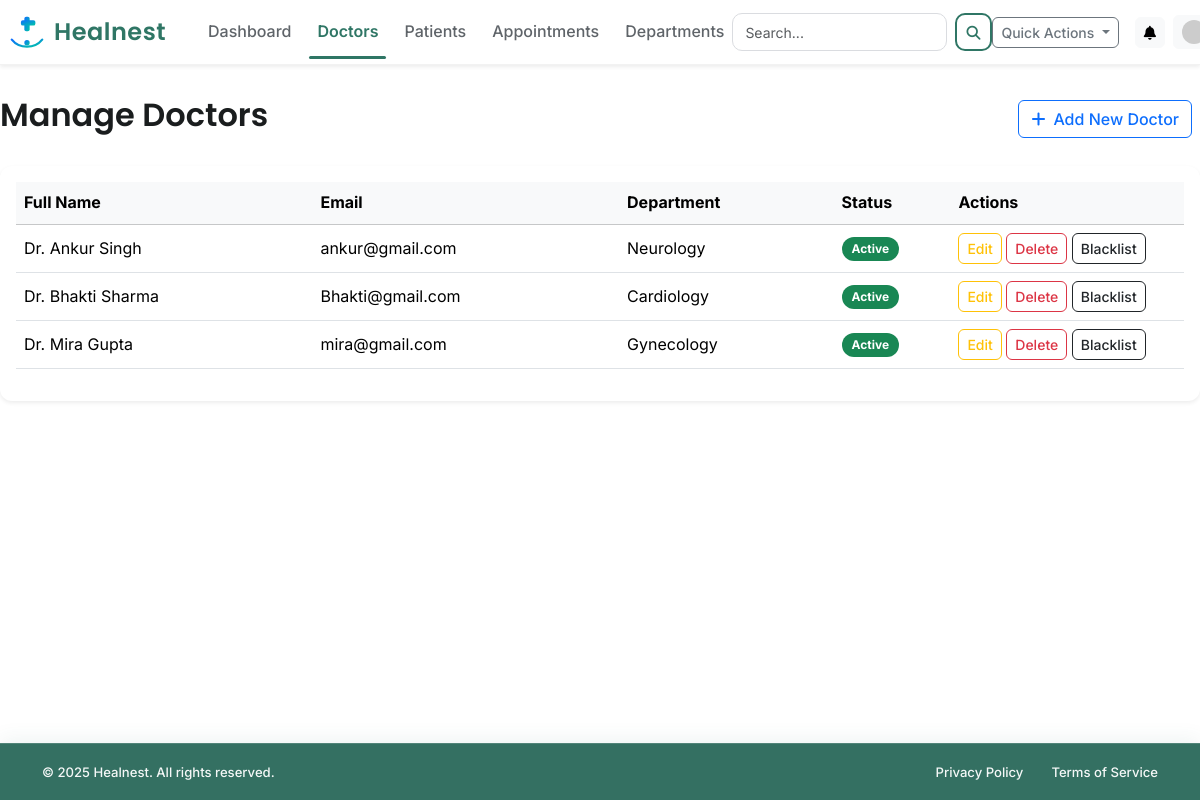
/admin/doctors (signed in), run on an earlier commit of the app's database.
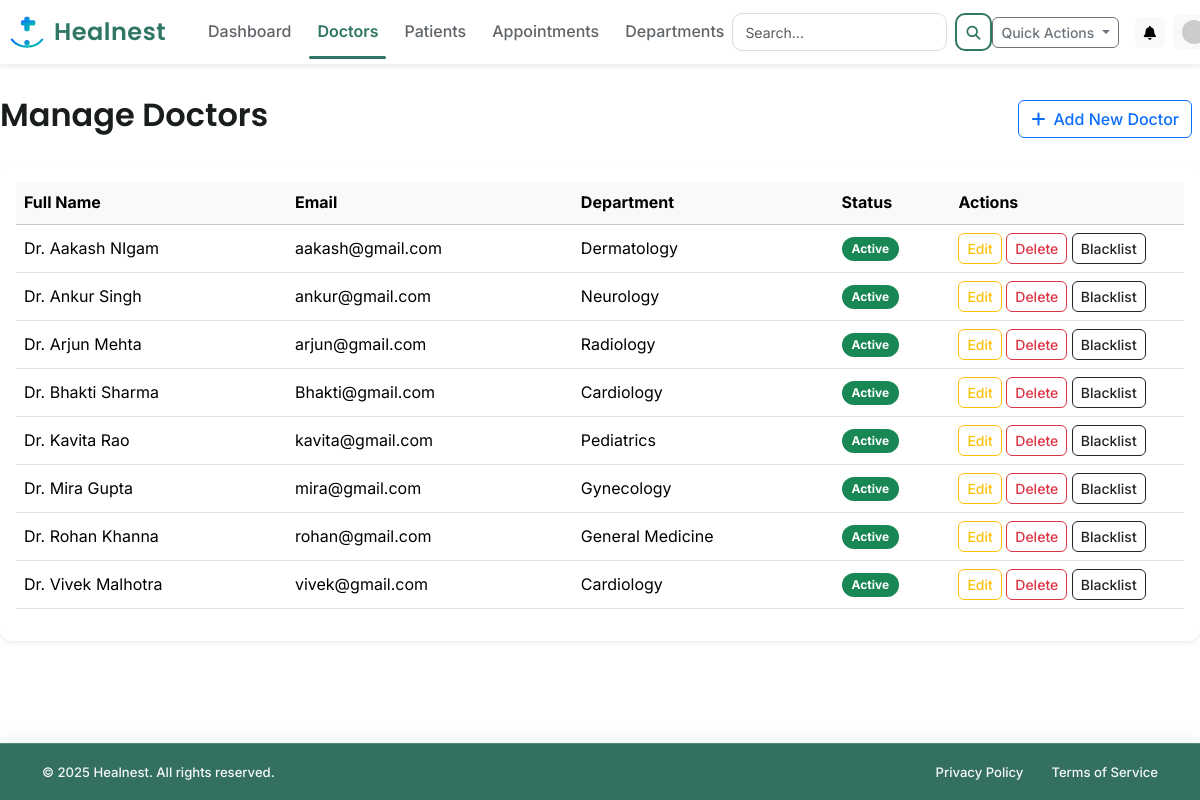
And on a later commit of the database.
### app/models.py (models this page shows, shortened)
class User(db.Model, UserMixin):
    __tablename__ = 'user'
    id = db.Column(db.Integer, primary_key=True)
    email = db.Column(db.String(120), unique=True, nullable=False)
    password_hash = db.Column(db.String(128), nullable=False)
    role = db.Column(db.String(10), nullable=False)  # 'admin', 'doctor', 'patient'
    created_at = db.Column(db.DateTime, default=datetime.utcnow)
    is_active = db.Column(db.Boolean, nullable=False, default=True)
    doctor_profile = db.relationship('DoctorProfile', backref='user', uselist=False, cascade="all, delete-orphan")
    patient_profile = db.relationship('PatientProfile', backref='user', uselist=False, cascade="all, delete-orphan")
    appointments_as_patient = db.relationship('Appointment', foreign_keys='Appointment.patient_id', backref='patient', lazy=True, cascade="all, delete-orphan")
    appointments_as_doctor = db.relationship('Appointment', foreign_keys='Appointment.doctor_id', backref='doctor', lazy=True, cascade="all, delete-orphan")
    availabilities = db.relationship('Availability', backref='doctor', lazy=True, cascade="all, delete-orphan")
    notifications = db.relationship('Notification', backref='user', lazy=True, cascade="all, delete-orphan")
    reviews_given = db.relationship('DoctorReview', foreign_keys='DoctorReview.patient_id', backref='patient', lazy=True)
    reviews_received = db.relationship('DoctorReview', foreign_keys='DoctorReview.doctor_id', backref='doctor', lazy=True)
    @property
    def password(self):
        raise AttributeError('password is not a readable attribute')

class DoctorProfile(db.Model):
    __tablename__ = 'doctor_profile'
    id = db.Column(db.Integer, primary_key=True)
    user_id = db.Column(db.Integer, db.ForeignKey('user.id'), nullable=False, unique=True)
    full_name = db.Column(db.String(100), nullable=False)
    department_id = db.Column(db.Integer, db.ForeignKey('department.id'), nullable=False)
    qualifications = db.Column(db.String(200))
    contact_number = db.Column(db.String(20))
    experience_years = db.Column(db.Integer, default=0)
    bio = db.Column(db.Text)

class Department(db.Model):
    __tablename__ = 'department'
    id = db.Column(db.Integer, primary_key=True)
    name = db.Column(db.String(100), unique=True, nullable=False)
    description = db.Column(db.Text)
    doctors = db.relationship('DoctorProfile', backref='department', lazy=True)

### app/routes/admin_routes.py (the view)
@admin_bp.route('/doctors')
@login_required
def manage_doctors():
    if current_user.role != 'admin':
        flash('You are not authorized to access this page.', 'danger')
        return redirect(url_for('main.home'))
    doctors = User.query.filter_by(role='doctor').join(DoctorProfile).order_by(DoctorProfile.full_name).all()
    return render_template('admin/manage_doctors.html', title='Manage Doctors', doctors=doctors)

### app/templates/admin/manage_doctors.html
{% extends "layout.html" %}
{% block content %}
<div class="d-flex justify-content-between align-items-center mb-4">
    <h2>Manage Doctors</h2>
    <a href="{{ url_for('admin.add_doctor') }}" class="btn btn-outline-primary me-2">
        <i class="fas fa-plus me-2"></i>Add New Doctor
    </a>
</div>
<div class="card shadow-sm">
    <div class="card-body">
        <div class="table-responsive">
            <table class="table table-hover align-middle">
                <thead class="table-light">
                    <tr>
                        <th>Full Name</th>
                        <th>Email</th>
                        <th>Department</th>
                        <th style="width: 10%;">Status</th>
                        <th style="width: 20%;">Actions</th>
                    </tr>
                </thead>
                <tbody>
                    {% for doctor in doctors %}
                    <tr>
                        <td>Dr. {{ doctor.doctor_profile.full_name }}</td>
                        <td>{{ doctor.email }}</td>
                        <td>{{ doctor.doctor_profile.department.name }}</td>
                        <td>
                            {% if doctor.is_active %}
                            <span class="badge bg-success">Active</span>
                            {% else %}
                            <span class="badge bg-dark">Blacklisted</span>
                            {% endif %}
                        </td>
                        <td>
                            <a href="{{ url_for('admin.edit_doctor', user_id=doctor.id) }}"
                                class="btn btn-sm btn-outline-warning">Edit</a>
                            <form action="{{ url_for('admin.delete_doctor', user_id=doctor.id) }}" method="POST"
                                class="d-inline"
                                onsubmit="return confirm('DELETE: Are you sure you want to PERMANENTLY DELETE this doctor?');">
                                <button type="submit" class="btn btn-sm btn-outline-danger">Delete</button>
                            </form>
                            {% if doctor.is_active %}
                            <form action="{{ url_for('admin.blacklist_user', user_id=doctor.id) }}" method="POST"
                                class="d-inline"
                                onsubmit="return confirm('BLACKLIST: Are you sure you want to suspend Dr. {{ doctor.doctor_profile.full_name }}? They will not be able to log in.');">
                                <button type="submit" class="btn btn-sm btn-outline-dark">Blacklist</button>
                            </form>
                            {% else %}
                            <form action="{{ url_for('admin.activate_user', user_id=doctor.id) }}" method="POST"
                                class="d-inline">
                                <button type="submit" class="btn btn-sm btn-outline-success">Activate</button>
                            </form>
                            {% endif %}
                        </td>
                    </tr>
                    {% else %}
                    <tr>
                        <td colspan="5" class="text-center text-muted">No doctors found.</td>
                    </tr>
                    {% endfor %}
                </tbody>
            </table>
        </div>
    </div>
</div>
{% endblock content %}

### app/templates/layout.html (shortened to what this page needs)
<!DOCTYPE html>
<html lang="en">
<head>
    <link href="https://cdn.jsdelivr.net/npm/bootstrap@5.3.3/dist/css/bootstrap.min.css" rel="stylesheet">
    <link rel="stylesheet" href="https://cdnjs.cloudflare.com/ajax/libs/font-awesome/6.5.2/css/all.min.css">
    <link rel="stylesheet" href="{{ url_for('static', filename='css/style.css') }}">
    <link rel="stylesheet" href="{{ url_for('static', filename='css/layout.css') }}">
</head>
<body id="page-top" class="{% if current_user.is_authenticated %}bg-dashboard{% else %}bg-light{% endif %}">
    <nav class="navbar navbar-expand-lg fixed-top bg-white shadow-sm py-2">
        <div class="container-fluid px-2">
            <a class="navbar-brand d-flex align-items-center fw-semibold fs-4" href="{{ url_for('main.home') }}">
                <img src="{{ url_for('static', filename='brand/healnest-icon.svg') }}" width="38" height="38"
                    class="me-2">
                <span style="font-family: 'Poppins', sans-serif; font-weight:600; letter-spacing:0.5px;">
                    Healnest
                </span>
            </a>
            <div class="collapse navbar-collapse" id="navbarNavDropdown">
                <ul class="navbar-nav me-auto mb-2 mb-lg-0 ps-lg-4">
                    {% if not current_user.is_authenticated %}
                    <li class="nav-item"><a class="nav-link" href="{{ url_for('main.home') }}#services">Services</a>
                    </li>
                    <li class="nav-item"><a class="nav-link" href="{{ url_for('main.home') }}#about">About Us</a></li>
                    <li class="nav-item"><a class="nav-link"
                            href="{{ url_for('main.home') }}#departments">Departments</a></li>
                    <li class="nav-item"><a class="nav-link" href="{{ url_for('main.home') }}#contact">Contact</a></li>
                    {% else %}
                    <li class="nav-item"><a class="nav-link"
                            href="{{ url_for(current_user.role + '.dashboard') }}">Dashboard</a></li>
                    {% if current_user.role == 'admin' %}
                    <li class="nav-item"><a class="nav-link" href="{{ url_for('admin.manage_doctors') }}">Doctors</a>
                    </li>
                    <li class="nav-item"><a class="nav-link" href="{{ url_for('admin.manage_patients') }}">Patients</a>
                    </li>
                    <li class="nav-item"><a class="nav-link"
                            href="{{ url_for('admin.manage_appointments') }}">Appointments</a></li>
                    <li class="nav-item"><a class="nav-link"
                            href="{{ url_for('admin.manage_departments') }}">Departments</a></li>
                    {% endif %}
                    {% endif %}
                </ul>
                {% if current_user.is_authenticated %}
                <form class="d-flex align-items-center gap-2 nav-search" action="{{ url_for('main.search') }}"
                    method="GET">
                    <input class="form-control" type="search" name="query" placeholder="Search..." required>
                    <button class="btn btn-sm search-btn" type="submit">
                        <i class="fas fa-search"></i>
                    </button>
                </form>
                {% endif %}
                <div class="d-flex align-items-center ms-auto">
                    {% if current_user.is_authenticated %}
                    <div class="dropdown me-3">
                        <button class="btn btn-sm btn-outline-secondary dropdown-toggle" type="button"
                            data-bs-toggle="dropdown" aria-expanded="false">
                            Quick Actions
                        </button>
                    </div>
                    <div class="dropdown me-2">
                        <button class="btn btn-sm btn-light position-relative" type="button" data-bs-toggle="dropdown"
                            aria-expanded="false" aria-label="Notifications">
                            <i class="fas fa-bell"></i>
                        </button>
                    </div>
                    <div class="dropdown">
                        <button class="btn btn-light dropdown-toggle d-flex align-items-center py-1 px-2" type="button"
                            id="profileDropdown" data-bs-toggle="dropdown" aria-expanded="false">
                            <img src="https://placehold.co/32x32/eee/777?text={{ current_user.email[0]|upper }}"
                                class="rounded-circle me-2" alt="Avatar" width="24" height="24">
                        </button>
                    </div>
                    {% else %}
                    <a href="{{ url_for('main.login') }}" class="btn-login me-2">Login</a>
                    <a href="{{ url_for('main.register') }}" class="btn-signup">Sign Up</a>
                    {% endif %}
                </div>
            </div>
        </div>
    </nav>
    <main class="flex-shrink-0 py-4">
        {% block content %}{% endblock %}
    </main>
    {% if not current_user.is_authenticated %}
    <footer class="footer-main mt-auto py-5">
        <div class="container">
            <div class="row">
                <div class="col-lg-4 col-md-6 mb-4 mb-lg-0">
                    <div class="d-flex align-items-center mb-3">
                        <img src="{{ url_for('static', filename='brand/healnest-icon.svg') }}" class="footer-logo me-2"
                            alt="Healnest Logo">
                        <span class="footer-brand">Healnest</span>
                    </div>
                    <p class="small">
                        Providing exceptional healthcare services with compassion, innovation,
                        and excellence for over 25 years.
                    </p>
                    <div class="mt-3">
                        <a href="#" class="social-icon"><i class="fab fa-facebook-f"></i></a>
                        <a href="#" class="social-icon"><i class="fab fa-twitter"></i></a>
                        <a href="#" class="social-icon"><i class="fab fa-instagram"></i></a>
                        <a href="#" class="social-icon"><i class="fab fa-linkedin-in"></i></a>
                    </div>
                </div>
                <div class="col-lg-2 col-6 mb-4 mb-lg-0">
                    <h5 class="footer-title">Quick Links</h5>
                    <ul class="list-unstyled small">
                        <li class="mb-2"><a href="{{ url_for('main.home') }}">Home</a></li>
                        <li class="mb-2"><a href="{{ url_for('main.login') }}">Services</a></li>
                        <li class="mb-2"><a href="{{ url_for('main.login') }}">About Us</a></li>
                        <li class="mb-2"><a href="{{ url_for('main.login') }}">Doctors</a></li>
                        <li class="mb-2"><a href="{{ url_for('main.login') }}">Contact</a></li>
                    </ul>
                </div>
                <div class="col-lg-3 col-6 mb-4 mb-lg-0">
                    <h5 class="footer-title">Medical Services</h5>
                    <ul class="list-unstyled small">
                        <li class="mb-2"><a href="{{ url_for('main.login') }}">Emergency Care</a></li>
                        <li class="mb-2"><a href="{{ url_for('main.login') }}">Cardiology</a></li>
                        <li class="mb-2"><a href="{{ url_for('main.login') }}">Neurology</a></li>
                        <li class="mb-2"><a href="{{ url_for('main.login') }}">Orthopedics</a></li>
                        <li class="mb-2"><a href="{{ url_for('main.login') }}">Pediatrics</a></li>
                    </ul>
                </div>
                <div class="col-lg-3 col-md-6 mb-4 mb-lg-0">
                    <h5 class="footer-title">Contact Info</h5>
                    <ul class="list-unstyled small">
                        <li class="mb-2 d-flex"><i class="fas fa-map-marker-alt me-2 pt-1 flex-shrink-0"></i>
                            <span>123 Medical Center Dr<br>Healthcare City, HC 12345</span>
                        </li>
                        <li class="mb-2 d-flex"><i class="fas fa-phone me-2 pt-1 flex-shrink-0"></i>
                            <span>(555) 123-4567</span>
                        </li>
                        <li class="mb-2 d-flex"><i class="fas fa-envelope me-2 pt-1 flex-shrink-0"></i>
                            <span>info@Healnest.com</span>
                        </li>
                    </ul>
                </div>
            </div>
            <hr class="footer-divider">
            <div class="row pt-3">
                <div class="col-md-6 text-center text-md-start mb-2 mb-md-0">
                    <small>© 2025 Healnest. All rights reserved.</small>
                </div>
                <div class="col-md-6 text-center text-md-end">
                    <small>
                        <a href="#" class="me-3">Privacy Policy</a>
                        <a href="#" class="me-3">Terms of Service</a>
                        <a href="#">Accessibility</a>
                    </small>
                </div>
            </div>
        </div>
    </footer>
    {% else %}
    <footer class="footer-app mt-auto py-3">
        <div class="container">
            <div class="d-flex flex-wrap justify-content-between align-items-center text-white">
                <small class="col-md-6">© 2025 Healnest. All rights reserved.</small>
                <ul class="nav col-md-6 justify-content-end list-unstyled d-flex">
                    <li><a href="#"><small>Privacy Policy</small></a></li>
                    <li><a href="#" class="ms-3"><small>Terms of Service</small></a></li>
                </ul>
            </div>
        </div>
    </footer>
    {% endif %}
</body>
</html>

What changed in the data, as far as the page shows it:
added User: doctor_profile.full_name "Aakash NIgam", email "aakash@gmail.com", doctor_profile.department.name "Dermatology", is_active "Active"
added User: doctor_profile.full_name "Arjun Mehta", email "arjun@gmail.com", doctor_profile.department.name "Radiology", is_active "Active"
added User: doctor_profile.full_name "Kavita Rao", email "kavita@gmail.com", doctor_profile.department.name "Pediatrics", is_active "Active"
added User: doctor_profile.full_name "Rohan Khanna", email "rohan@gmail.com", doctor_profile.department.name "General Medicine", is_active "Active"
added User: doctor_profile.full_name "Vivek Malhotra", email "vivek@gmail.com", doctor_profile.department.name "Cardiology", is_active "Active"
